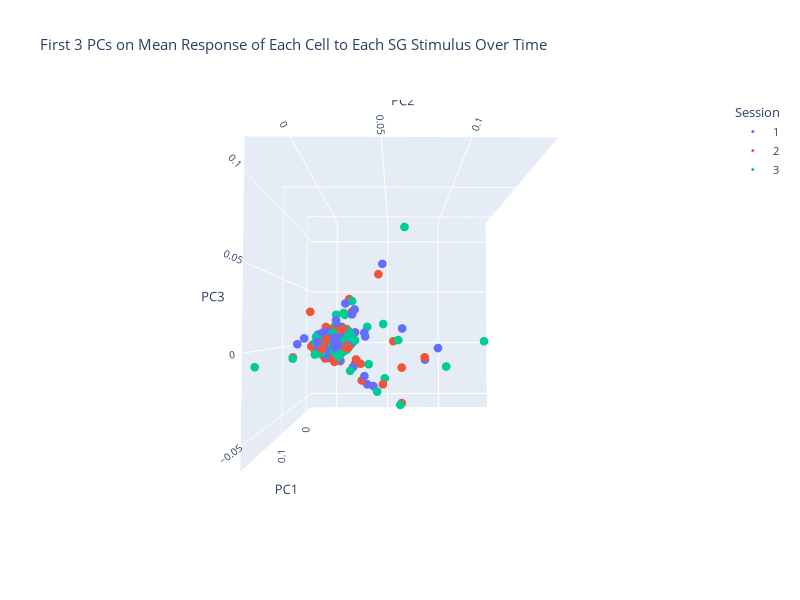

The notebook cell this image was saved under:
### Code cell
# PCA Model: 3D Visualization
fig = px.scatter_3d(transformed_data_sg, x=0, y=1, z=2, color="Session", labels = {"0": "PC1","1": "PC2", "2": "PC3"}, title = "First 3 PCs on Mean Response of Each Cell to Each SG Stimulus Over Time")
fig.update_traces(marker_size=3) # reduce size of scatter points from default size
fig.update_layout(width=800, height=600, font_size=11, scene_aspectmode="data", scene_camera_eye= dict(x=0.2, y=-2.0, z=1)) # adjust plot appearance
fig.show()
